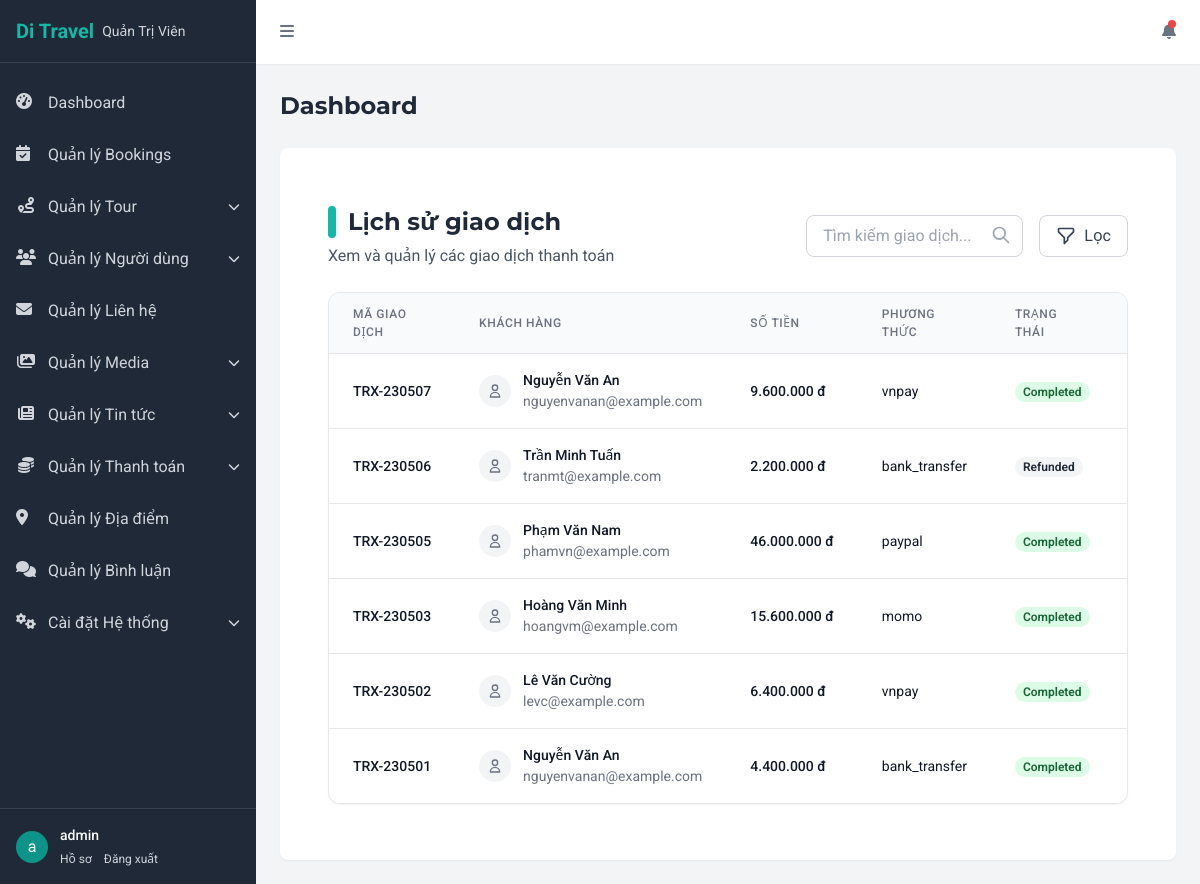
The page /admin/payment/transactions (signed in) on the database its author committed.
### tables this page shows
CREATE TABLE IF NOT EXISTS `transactions` (
  `id` INT AUTO_INCREMENT PRIMARY KEY,
  `transaction_code` VARCHAR(50) NOT NULL UNIQUE,
  `payment_id` INT,
  `amount` DECIMAL(10,2) NOT NULL,
  `currency` VARCHAR(10) DEFAULT 'VND',
  `status` ENUM('pending', 'completed', 'failed', 'refunded') DEFAULT 'pending',
  `payment_method` VARCHAR(50) NOT NULL,
  `payment_data` JSON,
  `notes` TEXT,
  `customer_name` VARCHAR(100),
  `customer_email` VARCHAR(100),
  `customer_phone` VARCHAR(20),
  `created_at` TIMESTAMP DEFAULT CURRENT_TIMESTAMP,
  `updated_at` TIMESTAMP DEFAULT CURRENT_TIMESTAMP ON UPDATE CURRENT_TIMESTAMP
);

### app/views/admin/payment/transactions/index.php (the view, shortened to what the rows shown need)
<div class="container px-6 py-8 mx-auto">
  <div class="flex flex-col md:flex-row md:items-center md:justify-between gap-4 mb-6">
    <div>
      <h2 class="text-2xl font-bold text-gray-800 flex items-center">
        <span class="w-2 h-8 bg-teal-500 rounded-full mr-3"></span>
        Lịch sử giao dịch
      </h2>
    </div>
  </div>
  <div class="bg-white rounded-xl border border-gray-200 shadow-sm overflow-hidden">
    <div class="overflow-x-auto">
      <table class="min-w-full divide-y divide-gray-200">
        <thead class="bg-gray-50">
          <tr>
            <th scope="col" class="px-6 py-3 text-left text-xs font-medium text-gray-500 uppercase tracking-wider">
              Mã giao dịch
            </th>
            <th scope="col" class="px-6 py-3 text-left text-xs font-medium text-gray-500 uppercase tracking-wider">
              Khách hàng
            </th>
            <th scope="col" class="px-6 py-3 text-left text-xs font-medium text-gray-500 uppercase tracking-wider">
              Số tiền
            </th>
            <th scope="col" class="px-6 py-3 text-left text-xs font-medium text-gray-500 uppercase tracking-wider">
              Phương thức
            </th>
            <th scope="col" class="px-6 py-3 text-left text-xs font-medium text-gray-500 uppercase tracking-wider">
              Trạng thái
            </th>
            <th scope="col" class="px-6 py-3 text-left text-xs font-medium text-gray-500 uppercase tracking-wider">
            </th>
          </tr>
        </thead>
        <tbody class="bg-white divide-y divide-gray-200">
          <?php foreach($transactions['data'] as $transaction): ?>
          <tr class="hover:bg-gray-50">
            <td class="px-6 py-4 whitespace-nowrap">
              <div class="text-sm font-medium text-gray-900">
                <?= htmlspecialchars($transaction['transaction_code']) ?>
              </div>
            </td>
            <td class="px-6 py-4 whitespace-nowrap">
              <div class="flex items-center">
                <div class="h-8 w-8 rounded-full bg-gray-100 flex items-center justify-center">
                  <svg xmlns="http://www.w3.org/2000/svg" class="h-4 w-4 text-gray-500" fill="none" viewBox="0 0 24 24"
                    stroke="currentColor">
                    <path stroke-linecap="round" stroke-linejoin="round" stroke-width="2"
                      d="M16 7a4 4 0 11-8 0 4 4 0 018 0zM12 14a7 7 0 00-7 7h14a7 7 0 00-7-7z" />
                  </svg>
                </div>
                <div class="ml-3">
                  <div class="text-sm font-medium text-gray-900">
                    <?= htmlspecialchars($transaction['customer_name']) ?>
                  </div>
                  <div class="text-sm text-gray-500">
                    <?= htmlspecialchars($transaction['customer_email']) ?>
                  </div>
                </div>
              </div>
            </td>
            <td class="px-6 py-4 whitespace-nowrap">
              <div class="text-sm font-medium text-gray-900">
                <?= number_format($transaction['amount'], 0, ',', '.') ?> đ
              </div>
            </td>
            <td class="px-6 py-4 whitespace-nowrap">
              <div class="text-sm text-gray-900">
                <?= htmlspecialchars($transaction['payment_method']) ?>
              </div>
            </td>
            <td class="px-6 py-4 whitespace-nowrap">
              <span class="px-2 inline-flex text-xs leading-5 font-semibold rounded-full
                <?php
                switch($transaction['status']) {
                  case 'completed':
                    echo 'bg-green-100 text-green-800';
                    break;
                  default:
                    echo 'bg-gray-100 text-gray-800';
                }
                ?>">
                <?= htmlspecialchars(ucfirst($transaction['status'])) ?>
              </span>
            </td>
            <td class="px-6 py-4 whitespace-nowrap text-sm text-gray-500">
            </td>
          </tr>
          <?php endforeach; ?>
        </tbody>
      </table>
    </div>
  </div>
</div>

### rows shown on the page
transactions: transaction_code "TRX-230507", customer_name "Nguyễn Văn An", customer_email "nguyenvanan@example.com", amount "9.600.000", payment_method "vnpay", status "Completed"
transactions: transaction_code "TRX-230506", customer_name "Trần Minh Tuấn", customer_email "tranmt@example.com", amount "2.200.000", payment_method "bank_transfer", status "Refunded"
transactions: transaction_code "TRX-230505", customer_name "Phạm Văn Nam", customer_email "phamvn@example.com", amount "46.000.000", payment_method "paypal", status "Completed"
transactions: transaction_code "TRX-230503", customer_name "Hoàng Văn Minh", customer_email "hoangvm@example.com", amount "15.600.000", payment_method "momo", status "Completed"
transactions: transaction_code "TRX-230502", customer_name "Lê Văn Cường", customer_email "levc@example.com", amount "6.400.000", payment_method "vnpay", status "Completed"
transactions: transaction_code "TRX-230501", customer_name "Nguyễn Văn An", customer_email "nguyenvanan@example.com", amount "4.400.000", payment_method "bank_transfer", status "Completed"

### other values the page prints
substr($_SESSION['username'] ?? 'A', 0, 1) "a"
$_SESSION['username'] "admin"
$pageTitle "Dashboard"
